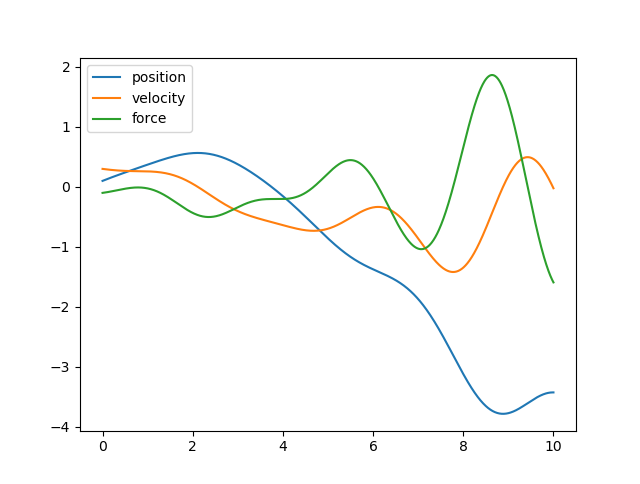

Reproduce this figure in Python.
# -*- coding: utf-8 -*-
"""
Created on Mon Sep  2 16:48:33 2019

@author: Reuben

This example for Tutorial 1 introduces the basics of npsolve.

"""

import numpy as np
import npsolve

class Component1(npsolve.Partial):
    def __init__(self):
        super().__init__() # Don't forget to call this!
        self.add_var('position', init=0.1)
        self.add_var('velocity', init=0.3)
    
    def step(self, state_dct, t, *args):
        ''' Called by the solver at each time step 
        Calculate acceleration based on the 
        '''
        acceleration = 1.0 * self.state['force']
        derivatives = {'position': self.state['velocity'],
                       'velocity': acceleration}
        return derivatives


class Component2(npsolve.Partial):
    def __init__(self):
        super().__init__()  # Don't forget to call this!
        self.add_var('force', init=-0.1)

    def calculate(self, t):
        ''' Some arbitrary calculations based on current time t
        and the position at that time calculated in Component1.
        This returns a derivative for variable 'c'
        '''
        dc = 1.0 * np.cos(2*t) * self.state['position']
        derivatives = {'force': dc}
        return derivatives
    
    def step(self, state_dct, t, *args):
        ''' Called by the solver at each time step '''
        return self.calculate(t)
        
        

from scipy.integrate import odeint

class Solver(npsolve.Solver):
    def solve(self):
        self.npsolve_init() # Initialise
        self.t_vec = np.linspace(0, 10, 1001)
        result = odeint(self.step, self.npsolve_initial_values, self.t_vec)
        return result


def run():
    solver = Solver()
    partials = [Component1(), Component2()]
    solver.connect(partials)
    res = solver.solve()
    return res, solver


import matplotlib.pyplot as plt

def plot(res, s):
    slices = s.npsolve_slices
    
    plt.plot(s.t_vec, res[:,slices['position']], label='position')
    plt.plot(s.t_vec, res[:,slices['velocity']], label='velocity')
    plt.plot(s.t_vec, res[:,slices['force']], label='force')
    plt.legend()
